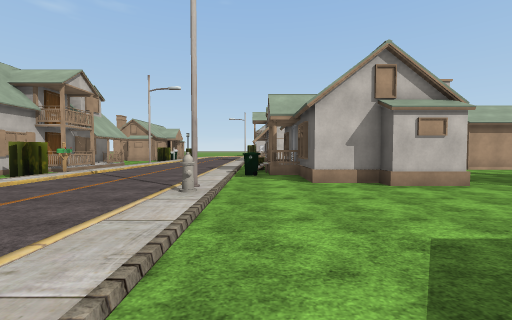
view 1 (above)

24 first-person views from a walk through a 3-D level made in the Unity game engine. The camera is 1.5 m above the floor, tilts 2° down and sees 90° across. The floor is counted in squares, 2 m on a side. Each view is taken from the middle of a square. On the plan, view 1 faces up. The plan holds only what a view shows up to about 9 squares ahead; the rest is blank. The place goes on beyond the plan. Flat ground stands in for the terrain. The player character is not drawn. Some surface patterns are stand-ins.

view 2
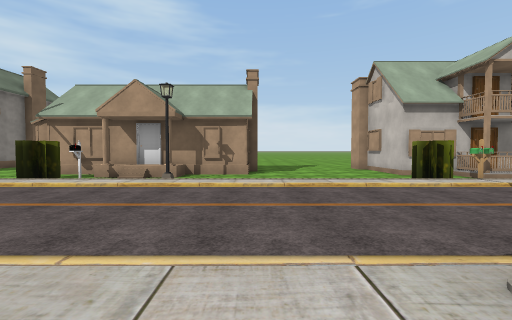

view 3
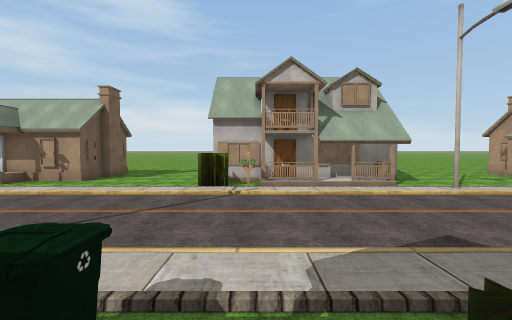

view 4
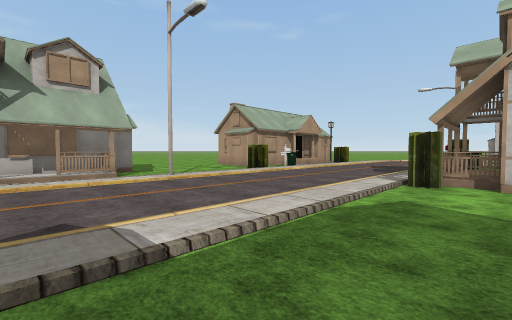

view 5
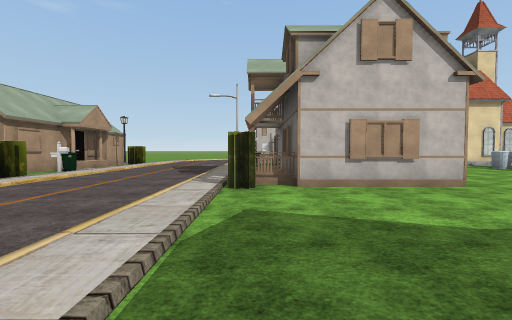

view 6
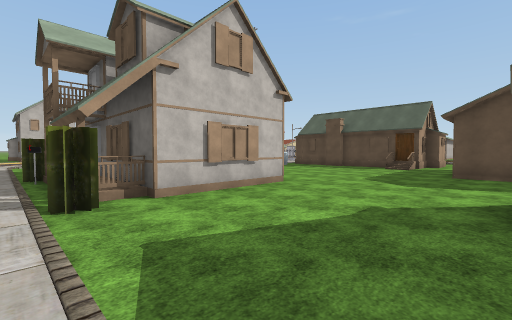

view 7
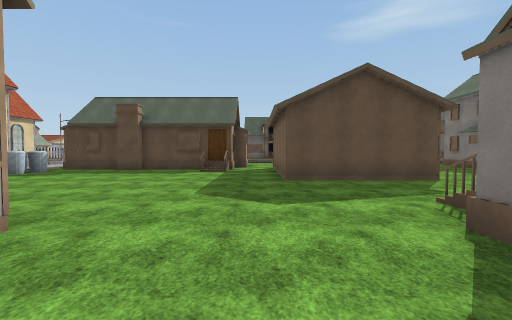

view 8
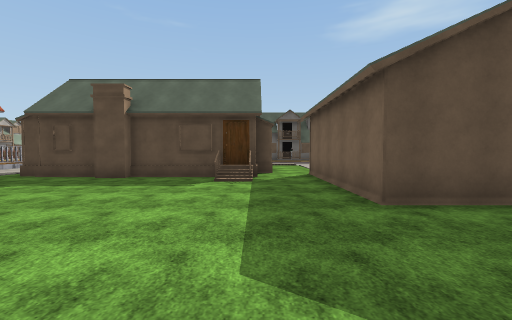

view 9
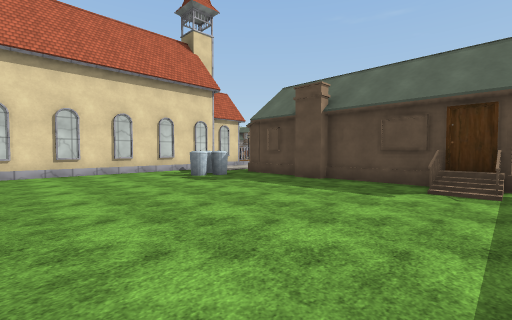

view 10
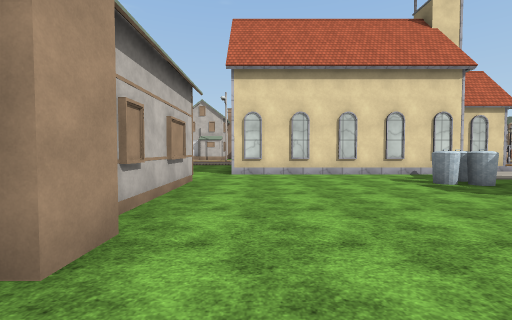

view 11
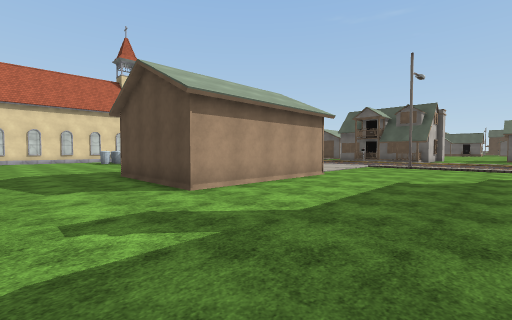

view 12
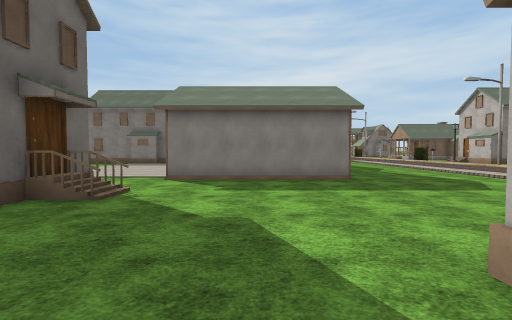

view 13
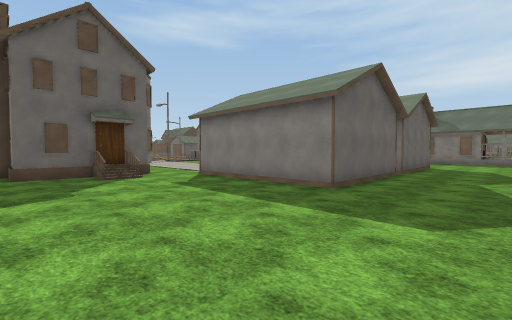

view 14
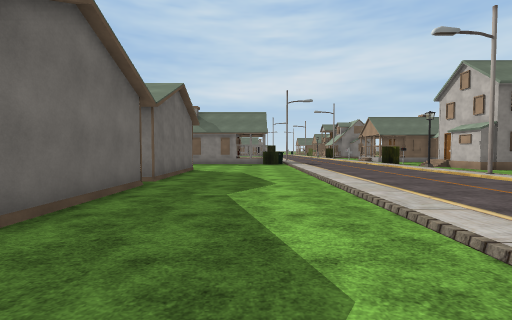

view 15
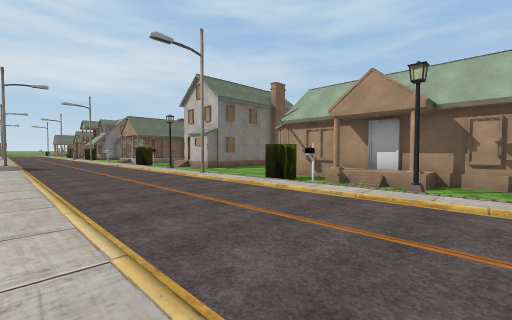

view 16
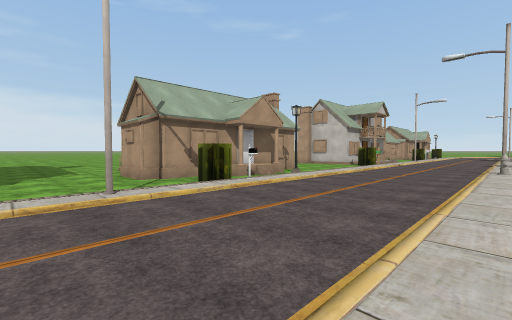

view 17
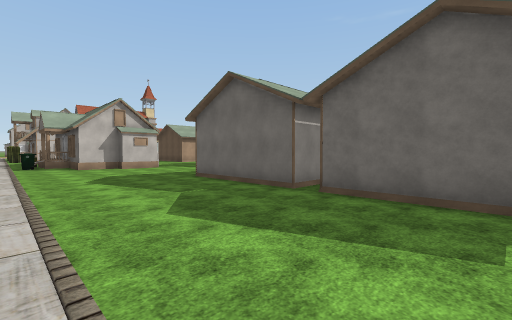

view 18
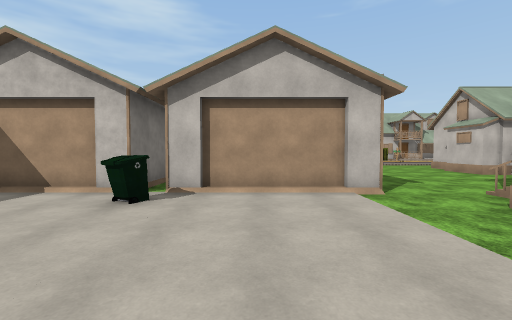

view 19
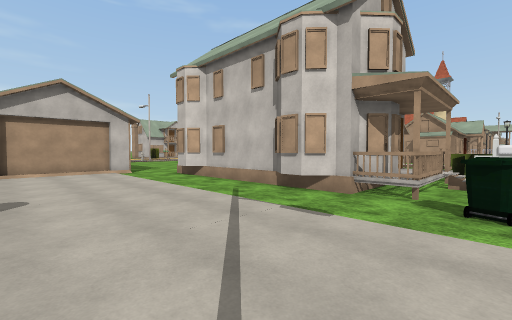

view 20
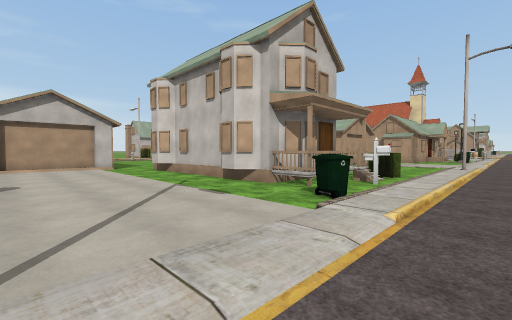

view 21
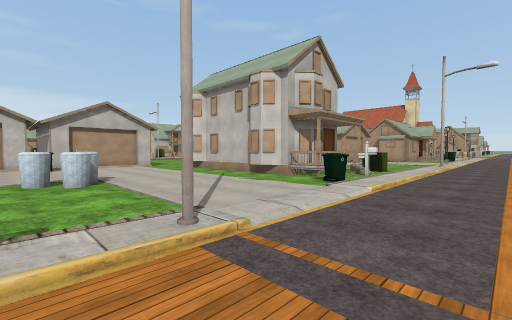

view 22
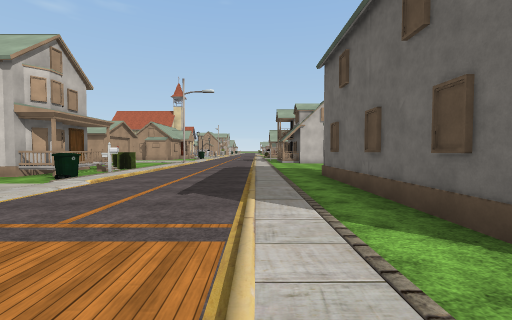

view 23
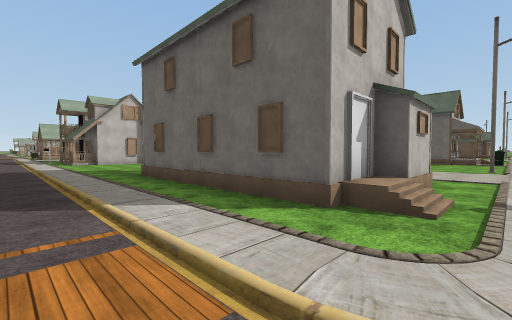

view 24
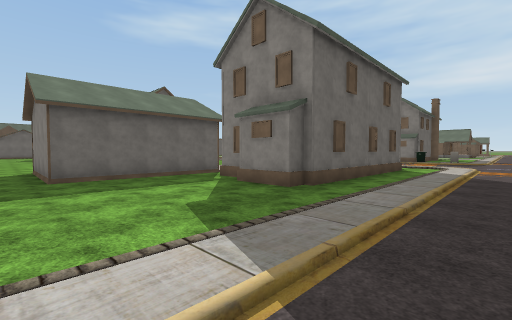

### Floor plan
Key: @ floor where view 1 was taken; # wall or solid block; . main floor; : floor 0.25 m higher than the main floor; + floor 0.75 m higher than the main floor; / step, stairs or slope; H house; M mailbox; P plant; B bin; G garage; O other object.
Columns run from 10 left of view 1 to 32 right of it. Each row starts with its distance up from view 1.
 26               ..       OO#
 25               ..#######
 24   HH          ..........
 23   H           #.....BB.#
 22          :PH  #........#
 21   #M:....:MH  #........#
 20    .:....:H#  #........#
 19    P:....:H#  #........#
 18     :....:H#   ........#
 17   ..:....:P...........H#
 16   ..:....:............H##
 15   ..#....:...............
 14  H..:....:.........####G
 13   #H:....:... #....#
 12   #H:....:..   /...#
 11   #H:....:..    ...#
 10   HH:....:PH    .........
  9   HM:....: +    ..........
  8  #HP:....:BH   H...........  /.
  7  ...:....:..    ............//...//........
  6  ...:....:..###.............//...//.....G##
  5  ...:....:..........##    HP//...//.....##
  4  ...:....O..........#     #H//...//.....#
  3  ...:....:.........H#    ##HM/...//.....#
  2   #.:....:..........######HH//...//#  #.#
  1   #/:....:...........H......B/...//#
  0   H/:....:@...####G.........//...//#
 -1   H.:....:....#  ##..............//#
 -2   #M:....:....#   #..............//#
 -3  ##P:....:....#   #..............//#
 -4 H#..:....:....G   #B....B.../#...//###H  ..
 -5 ....:....:....#   #.........//...//./##....
 -6 ....#....:....#   #.            .////////..
 -7 ....:....:....#   #

Where each view was taken, in squares from view 1:
view 1: 0 up, 0 right, facing up
view 2: 3 up, 0 right, facing left
view 3: 9 up, 1 right, facing left
view 4: 11 up, 1 right, facing up-left
view 5: 12 up, 0 right, facing up
view 6: 13 up, 1 left, facing up-right
view 7: 15 up, 2 right, facing right
view 8: 16 up, 5 right, facing right
view 9: 16 up, 6 right, facing up-right
view 10: 17 up, 6 right, facing up
view 11: 6 up, 6 right, facing up-right
view 12: 7 up, 6 right, facing down
view 13: 5 up, 1 right, facing down-right
view 14: 2 up, 1 right, facing down
view 15: 2 up, 1 left, facing down-left
view 16: 7 down, 1 left, facing up-left
view 17: 7 down, 1 left, facing up-right
view 18: 2 down, 13 right, facing left
view 19: 3 down, 18 right, facing up-left
view 20: 3 down, 20 right, facing up-left
view 21: 5 down, 21 right, facing up-left
view 22: 6 down, 23 right, facing up
view 23: 6 down, 22 right, facing up-right
view 24: 7 up, 22 right, facing down-right
